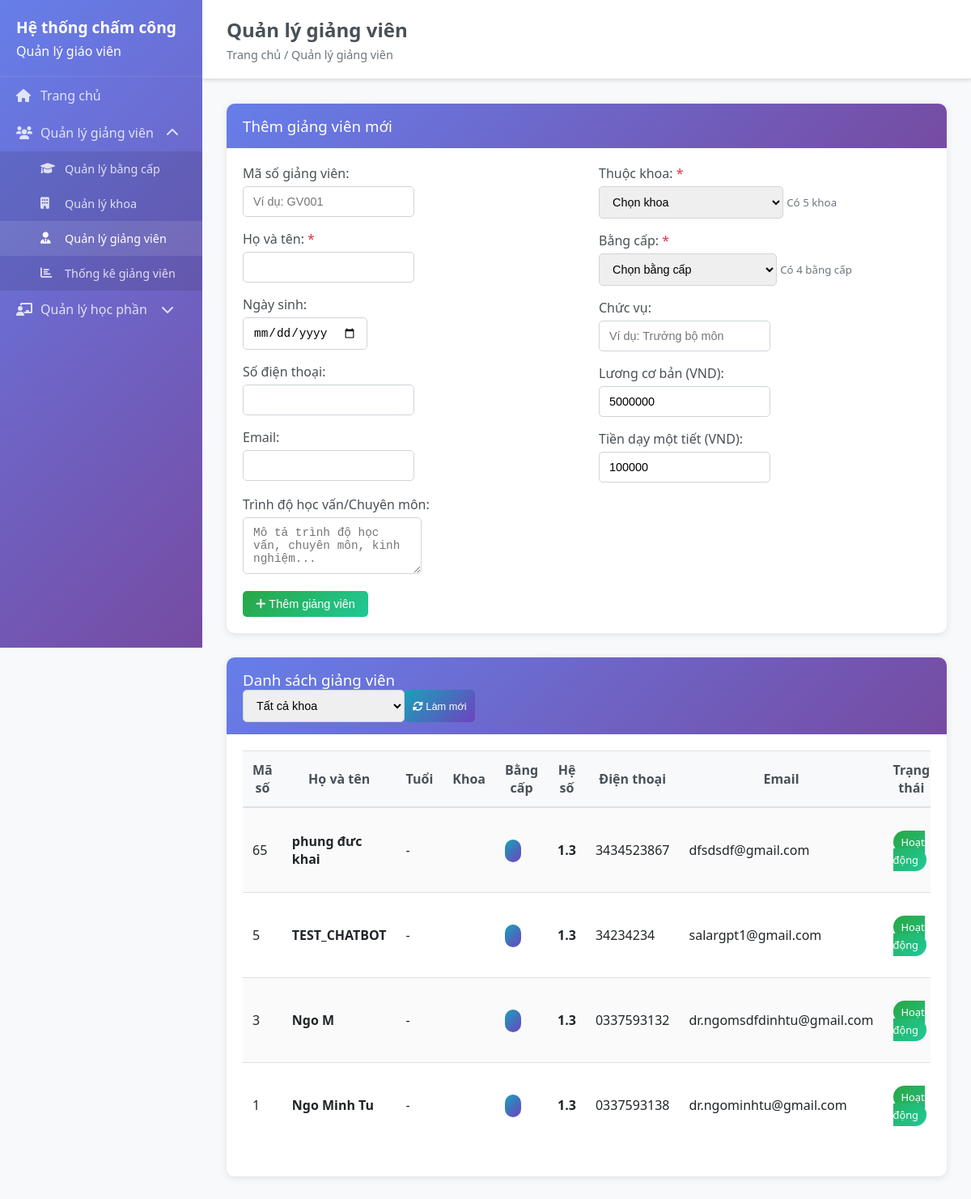
The page /teachers on the database its author committed.
### backend/models/teacher.py (models this page shows, shortened)
class Teacher(BaseModel):
    __tablename__ = 'teachers'
    employee_code = db.Column(db.String(20), unique=True, nullable=True)
    name = db.Column(db.String(100), nullable=False)
    phone = db.Column(db.String(15), nullable=True)
    email = db.Column(db.String(100), unique=True, nullable=True)
    department = db.Column(db.String(100), nullable=True)
    degree_level = db.Column(db.String(20), default='dai_hoc')
    birth_date = db.Column(db.Date, nullable=True)
    department_id = db.Column(db.Integer, db.ForeignKey('departments.id'), nullable=True, default=1)
    degree_id = db.Column(db.Integer, db.ForeignKey('degrees.id'), nullable=True, default=1)
    position = db.Column(db.String(100), nullable=True)
    qualifications = db.Column(db.String(200), nullable=True)
    academic_rank = db.Column(db.String(50), nullable=True)
    employee_type = db.Column(db.String(20), default='lecturer')
    base_salary = db.Column(db.Numeric(12, 2), default=0)
    hourly_rate = db.Column(db.Numeric(10, 2), default=100000)
    teacher_coefficient = db.Column(db.Numeric(3, 2), default=1.3)
    teacher_coefficient_override = db.Column(db.Numeric(3, 2), nullable=True)
    is_active = db.Column(db.Boolean, default=True)
    hire_date = db.Column(db.DateTime, nullable=True)
    @property
    def effective_teacher_coefficient(self):
        if self.teacher_coefficient_override:
            return float(self.teacher_coefficient_override)
        elif self.teacher_coefficient:
            return float(self.teacher_coefficient)
        else:
            return 1.3
    @property
    def age(self):
        if self.birth_date:
            today = datetime.now().date()
            return today.year - self.birth_date.year - ((today.month, today.day) < (self.birth_date.month, self.birth_date.day))
        return None

### backend/app.py (the view)
@app.route('/teachers')
def teachers():
    try:
        print("=== Loading Teachers Page ===")
        print(f"Degree in globals: {'Degree' in globals()}")
        print(f"Department in globals: {'Department' in globals()}")
        print(f"Teacher in globals: {'Teacher' in globals()}")
        teachers_list = []
        departments_list = []
        degrees_list = []
        try:
            from models.teacher import Teacher as TeacherModel
            teachers_list = TeacherModel.query.filter_by(is_active=True).order_by(TeacherModel.created_at.desc()).all()
            print(f"✓ Found {len(teachers_list)} teachers")
        except Exception as e:
            print(f"✗ Error loading teachers: {e}")
        try:
            from models.Department import Department as DepartmentModel
            departments_list = DepartmentModel.query.filter_by(is_active=True).order_by(DepartmentModel.name).all()
            print(f"✓ Found {len(departments_list)} departments:")
            for dept in departments_list:
                print(f"   - ID: {dept.id}, Name: {dept.name}, Code: {dept.code}")
        except Exception as e:
            print(f"✗ Error loading departments: {e}")
            import traceback
            traceback.print_exc()
        try:
            from models.degree import Degree as DegreeModel
            degrees_list = DegreeModel.query.filter_by(is_active=True).order_by(DegreeModel.coefficient).all()
            print(f"✓ Found {len(degrees_list)} degrees:")
            for degree in degrees_list:
                print(f"   - ID: {degree.id}, Name: {degree.name}, Coeff: {degree.coefficient}")
        except Exception as e:
            print(f"✗ Error loading degrees: {e}")
            import traceback
            traceback.print_exc()
        print(f"=== Rendering with {len(teachers_list)} teachers, {len(departments_list)} departments, {len(degrees_list)} degrees ===")
        return render_template('teachers.html',
                             teachers=teachers_list,
                             departments=departments_list,
                             degrees=degrees_list)
    except Exception as e:
        print(f"✗ Error in teachers route: {e}")
        import traceback
        traceback.print_exc()
        return render_template('teachers.html', teachers=[], departments=[], degrees=[])

### frontend/templates/teachers.html (shortened to what this page needs)
<!DOCTYPE html>
<html lang="en">
<head>
    <link rel="stylesheet" href="{{ url_for('static', filename='css/style.css') }}">
</head>
<body>
    {% extends "base.html" %}
    {% block page_title %}Quản lý giảng viên{% endblock %}
    {% block breadcrumb %}Trang chủ / Quản lý giảng viên{% endblock %}
    {% block content %}
    <div class="card">
        <div class="card-header">
            <h3>Thêm giảng viên mới</h3>
        </div>
        <div class="card-body">
            <form id="teacher-form">
                <div class="row">
                    <div class="col-md-6">
                        <div class="form-group">
                            <label for="teacher-employee-code">Mã số giảng viên:</label>
                            <input type="text" id="teacher-employee-code" name="employee_code" class="form-control" placeholder="Ví dụ: GV001">
                        </div>
                        <div class="form-group">
                            <label for="teacher-name">Họ và tên: <span class="text-danger">*</span></label>
                            <input type="text" id="teacher-name" name="name" class="form-control" required>
                        </div>
                        <div class="form-group">
                            <label for="teacher-birth-date">Ngày sinh:</label>
                            <input type="date" id="teacher-birth-date" name="birth_date" class="form-control">
                        </div>
                        <div class="form-group">
                            <label for="teacher-phone">Số điện thoại:</label>
                            <input type="tel" id="teacher-phone" name="phone" class="form-control">
                        </div>
                        <div class="form-group">
                            <label for="teacher-email">Email:</label>
                            <input type="email" id="teacher-email" name="email" class="form-control">
                        </div>
                    </div>
                    <div class="col-md-6">
                        <div class="form-group">
                            <label for="teacher-department">Thuộc khoa: <span class="text-danger">*</span></label>
                            <select id="teacher-department" name="department_id" class="form-control" required>
                                <option value="">Chọn khoa</option>
                            </select>
                            <small class="text-muted">
                                {% if departments %}
                                    Có {{ departments|length }} khoa
                                {% else %}
                                    Chưa có khoa nào. <a href="{{ url_for('departments') }}">Thêm khoa mới</a>
                                {% endif %}
                            </small>
                        </div>
                        <div class="form-group">
                            <label for="teacher-degree">Bằng cấp: <span class="text-danger">*</span></label>
                            <select id="teacher-degree" name="degree_id" class="form-control" required>
                                <option value="">Chọn bằng cấp</option>
                            </select>
                            <small class="text-muted">
                                {% if degrees %}
                                    Có {{ degrees|length }} bằng cấp
                                {% else %}
                                    Chưa có bằng cấp nào. <a href="{{ url_for('degrees') }}">Thêm bằng cấp mới</a>
                                {% endif %}
                            </small>
                        </div>
                        <div class="form-group">
                            <label for="teacher-position">Chức vụ:</label>
                            <input type="text" id="teacher-position" name="position" class="form-control" placeholder="Ví dụ: Trưởng bộ môn">
                        </div>
                        <div class="form-group">
                            <label for="teacher-base-salary">Lương cơ bản (VND):</label>
                            <input type="number" id="teacher-base-salary" name="base_salary" class="form-control" min="0" value="5000000">
                        </div>
                        <div class="form-group">
                            <label for="teacher-hourly-rate">Tiền dạy một tiết (VND):</label>
                            <input type="number" id="teacher-hourly-rate" name="hourly_rate" class="form-control" min="0" value="100000">
                        </div>
                    </div>
                </div>
                <div class="form-group">
                    <label for="teacher-qualifications">Trình độ học vấn/Chuyên môn:</label>
                    <textarea id="teacher-qualifications" name="qualifications" class="form-control" rows="3" placeholder="Mô tả trình độ học vấn, chuyên môn, kinh nghiệm..."></textarea>
                </div>
                <button type="submit" class="btn btn-success" id="submit-btn">
                    <i class="fas fa-plus"></i> Thêm giảng viên
                </button>
            </form>
        </div>
    </div>
    <div class="card">
        <div class="card-header">
            <h3>Danh sách giảng viên</h3>
            <div class="d-flex">
                <select id="filter-department" class="form-control mr-2" style="width: 200px;">
                    <option value="">Tất cả khoa</option>
                </select>
                <button class="btn btn-info btn-sm" onclick="refreshTeachersList()">
                    <i class="fas fa-sync-alt"></i> Làm mới
                </button>
            </div>
        </div>
        <div class="card-body">
            <div class="table-responsive">
                <table class="table table-striped" id="teachers-table">
                    <thead>
                        <tr>
                            <th>Mã số</th>
                            <th>Họ và tên</th>
                            <th>Tuổi</th>
                            <th>Khoa</th>
                            <th>Bằng cấp</th>
                            <th>Hệ số</th>
                            <th>Điện thoại</th>
                            <th>Email</th>
                            <th>Trạng thái</th>
                        </tr>
                    </thead>
                    <tbody id="teachers-tbody">
                        {% for teacher in teachers %}
                        <tr data-teacher-id="{{ teacher.id }}">
                            <td>{{ teacher.employee_code or '-' }}</td>
                            <td><strong>{{ teacher.name }}</strong></td>
                            <td>{{ teacher.age or '-' }}</td>
                            <td>{{ teacher.department_abbreviation }}</td>
                            <td><span class="badge badge-info">{{ teacher.degree_abbreviation }}</span></td>
                            <td><strong>{{ "%.1f"|format(teacher.effective_teacher_coefficient) }}</strong></td>
                            <td>{{ teacher.phone or '-' }}</td>
                            <td>{{ teacher.email or '-' }}</td>
                            <td>
                                <span class="badge badge-{{ 'success' if teacher.is_active else 'secondary' }}">
                                    {{ 'Hoạt động' if teacher.is_active else 'Ngưng' }}
                                </span>
                            </td>
                        </tr>
                        {% endfor %}
                    </tbody>
                </table>
            </div>
        </div>
    </div>
    {% endblock %}

### frontend/static/css/style.css (style rules this page uses)
* { margin: 0; padding: 0; box-sizing: border-box; }
body { font-family: 'Segoe UI', Tahoma, Geneva, Verdana, sans-serif; background-color: #f8f9fa; color: #333; }
.card { background: white; border-radius: 10px; box-shadow: 0 2px 10px rgba(0,0,0,0.1); margin-bottom: 30px; border: none; }
.card-header { background: linear-gradient(135deg, #667eea 0%, #764ba2 100%); color: white; padding: 15px 20px; border-radius: 10px 10px 0 0; border-bottom: none; }
.card-header h3, .card-header h5 { margin: 0; font-weight: 500; }
.card-body { padding: 20px; }
.form-group { margin-bottom: 1rem; }
.form-group label { font-weight: 500; margin-bottom: 5px; display: block; color: #495057; }
.form-control { border: 1px solid #ced4da; border-radius: 5px; padding: 10px 12px; font-size: 0.9rem; transition: all 0.3s ease; }
.btn { border-radius: 5px; padding: 8px 16px; font-size: 0.9rem; font-weight: 500; border: none; cursor: pointer; transition: all 0.3s ease; text-decoration: none; display: inline-block; }
.btn-success { background: linear-gradient(135deg, #28a745, #20c997); color: white; }
.btn-info { background: linear-gradient(135deg, #17a2b8, #6f42c1); color: white; }
.btn-sm { padding: 5px 10px; font-size: 0.8rem; }
.table { width: 100%; margin-bottom: 1rem; color: #212529; border-collapse: collapse; }
.table th, .table td { padding: 12px; vertical-align: middle; border-top: 1px solid #dee2e6; }
.table thead th { background-color: #f8f9fa; border-bottom: 2px solid #dee2e6; font-weight: 600; color: #495057; }
.table-striped tbody tr:nth-of-type(odd) { background-color: rgba(0,0,0,0.02); }
.table-responsive { overflow-x: auto; }
.badge { padding: 5px 10px; border-radius: 20px; font-size: 0.8rem; font-weight: 500; }
.badge-info { background: linear-gradient(135deg, #17a2b8, #6f42c1); color: white; }
.badge-success { background: linear-gradient(135deg, #28a745, #20c997); color: white; }
.text-muted { color: #6c757d; }
.text-danger { color: #dc3545; }
.d-flex { display: flex; }
.row { display: flex; flex-wrap: wrap; margin: 0 -15px; }
.col-md-3, .col-md-4, .col-md-6, .col-md-8, .col-12 { padding: 0 15px; }
.col-md-6 { flex: 0 0 50%; max-width: 50%; }

### rows shown on the page
Teacher: employee_code "65", name "phung đưc khai", birth_date "-", effective_teacher_coefficient "1.3", phone "3434523867", email "dfsdsdf@gmail.com", is_active "Hoạt động"
Teacher: employee_code "5", name "TEST_CHATBOT", birth_date "-", effective_teacher_coefficient "1.3", phone "34234234", email "salargpt1@gmail.com", is_active "Hoạt động"
Teacher: employee_code "3", name "Ngo M", birth_date "-", effective_teacher_coefficient "1.3", phone "0337593132", email "dr.ngomsdfdinhtu@gmail.com", is_active "Hoạt động"
Teacher: employee_code "1", name "Ngo Minh Tu", birth_date "-", effective_teacher_coefficient "1.3", phone "0337593138", email "dr.ngominhtu@gmail.com", is_active "Hoạt động"

### other values the page prints
{{ departments|length }} "5"
{{ degrees|length }} "4"
